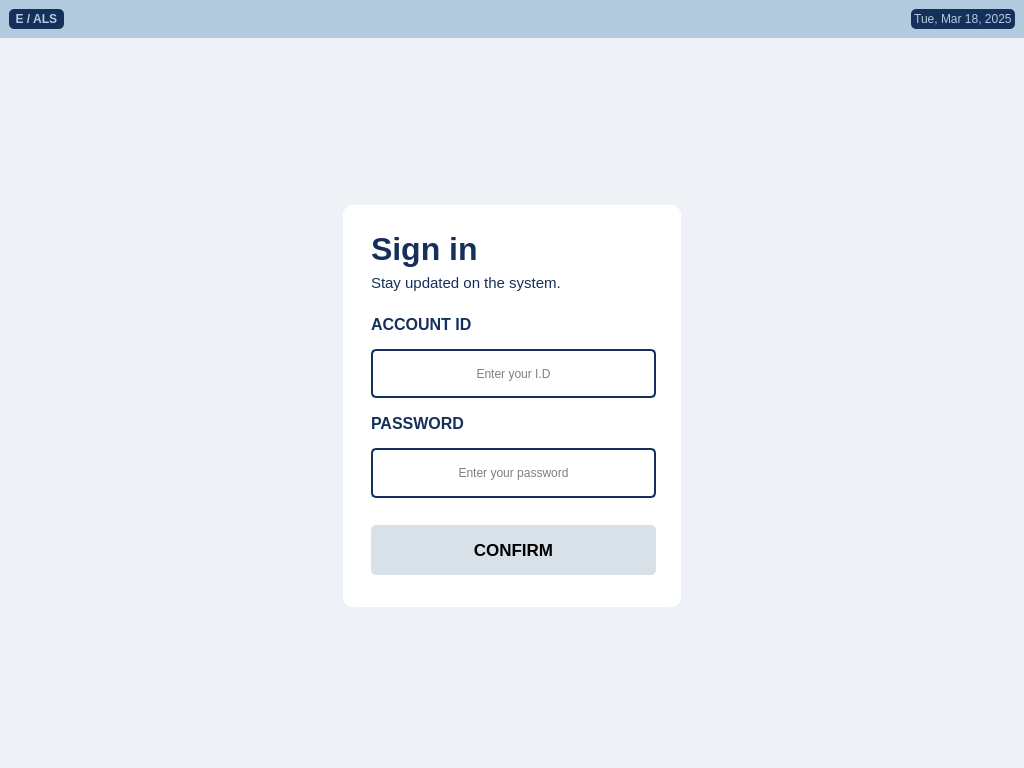
<?xml version="1.0" encoding="UTF-8"?>
<ui version="4.0">
 <class>MainWindow</class>
 <widget class="QMainWindow" name="MainWindow">
  <property name="geometry">
   <rect>
    <x>0</x>
    <y>0</y>
    <width>1024</width>
    <height>768</height>
   </rect>
  </property>
  <property name="windowTitle">
   <string>MainWindow</string>
  </property>
  <property name="styleSheet">
   <string notr="true">QMainWindow {
    background-image: url(&quot;C:/Users/maeve/Documents/GitHub/cpet8_group8_workspace/EALS UI/v0.2/resources/eals_log_bg.jpg&quot;);
    background-position: center;
    background-repeat: no-repeat;
    background-color: #eef1f6
}
</string>
  </property>
  <widget class="QWidget" name="centralwidget">
   <layout class="QGridLayout" name="gridLayout_3" rowstretch="0,2,0,5,2" columnstretch="4,4,4">
    <property name="leftMargin">
     <number>0</number>
    </property>
    <property name="topMargin">
     <number>0</number>
    </property>
    <property name="rightMargin">
     <number>0</number>
    </property>
    <property name="bottomMargin">
     <number>0</number>
    </property>
    <item row="4" column="1">
     <spacer name="verticalSpacer">
      <property name="orientation">
       <enum>Qt::Orientation::Vertical</enum>
      </property>
      <property name="sizeHint" stdset="0">
       <size>
        <width>20</width>
        <height>40</height>
       </size>
      </property>
     </spacer>
    </item>
    <item row="3" column="1">
     <widget class="QFrame" name="frame">
      <property name="sizePolicy">
       <sizepolicy hsizetype="MinimumExpanding" vsizetype="MinimumExpanding">
        <horstretch>0</horstretch>
        <verstretch>0</verstretch>
       </sizepolicy>
      </property>
      <property name="styleSheet">
       <string notr="true">QFrame  {
	background-color: rgb(255, 255, 255);
border-radius: 10px;
color: #15305b;

}
</string>
      </property>
      <property name="frameShape">
       <enum>QFrame::Shape::Box</enum>
      </property>
      <property name="frameShadow">
       <enum>QFrame::Shadow::Sunken</enum>
      </property>
      <layout class="QGridLayout" name="gridLayout_2">
       <property name="leftMargin">
        <number>18</number>
       </property>
       <property name="rightMargin">
        <number>15</number>
       </property>
       <property name="bottomMargin">
        <number>14</number>
       </property>
       <item row="0" column="0">
        <layout class="QGridLayout" name="gridLayout" rowstretch="0,2,0,1,2,2,0,0,2,2,0,2">
         <property name="leftMargin">
          <number>10</number>
         </property>
         <property name="topMargin">
          <number>10</number>
         </property>
         <property name="rightMargin">
          <number>10</number>
         </property>
         <property name="bottomMargin">
          <number>18</number>
         </property>
         <property name="spacing">
          <number>0</number>
         </property>
         <item row="8" column="0">
          <widget class="QLabel" name="label_4">
           <property name="sizePolicy">
            <sizepolicy hsizetype="Expanding" vsizetype="Expanding">
             <horstretch>0</horstretch>
             <verstretch>0</verstretch>
            </sizepolicy>
           </property>
           <property name="font">
            <font>
             <pointsize>12</pointsize>
             <bold>true</bold>
            </font>
           </property>
           <property name="text">
            <string>PASSWORD</string>
           </property>
          </widget>
         </item>
         <item row="11" column="0">
          <widget class="QPushButton" name="home_login_btn">
           <property name="sizePolicy">
            <sizepolicy hsizetype="Minimum" vsizetype="Expanding">
             <horstretch>0</horstretch>
             <verstretch>0</verstretch>
            </sizepolicy>
           </property>
           <property name="minimumSize">
            <size>
             <width>0</width>
             <height>40</height>
            </size>
           </property>
           <property name="font">
            <font>
             <pointsize>13</pointsize>
             <bold>true</bold>
             <kerning>false</kerning>
            </font>
           </property>
           <property name="styleSheet">
            <string notr="true">border-radius: 5px;
background-color: #d8e1e8;</string>
           </property>
           <property name="text">
            <string>CONFIRM</string>
           </property>
           <property name="checkable">
            <bool>false</bool>
           </property>
           <property name="flat">
            <bool>false</bool>
           </property>
          </widget>
         </item>
         <item row="9" column="0">
          <widget class="QLineEdit" name="home_pass_box">
           <property name="sizePolicy">
            <sizepolicy hsizetype="Expanding" vsizetype="Expanding">
             <horstretch>0</horstretch>
             <verstretch>0</verstretch>
            </sizepolicy>
           </property>
           <property name="minimumSize">
            <size>
             <width>0</width>
             <height>40</height>
            </size>
           </property>
           <property name="styleSheet">
            <string notr="true">background-color: rgb(255, 255, 255);
border: 2px solid #15305b;
border-radius: 5px;</string>
           </property>
           <property name="text">
            <string/>
           </property>
           <property name="echoMode">
            <enum>QLineEdit::EchoMode::Password</enum>
           </property>
           <property name="alignment">
            <set>Qt::AlignmentFlag::AlignCenter</set>
           </property>
           <property name="placeholderText">
            <string>Enter your password</string>
           </property>
           <property name="cursorMoveStyle">
            <enum>Qt::CursorMoveStyle::LogicalMoveStyle</enum>
           </property>
           <property name="clearButtonEnabled">
            <bool>true</bool>
           </property>
          </widget>
         </item>
         <item row="10" column="0">
          <spacer name="horizontalSpacer">
           <property name="orientation">
            <enum>Qt::Orientation::Horizontal</enum>
           </property>
           <property name="sizeHint" stdset="0">
            <size>
             <width>40</width>
             <height>27</height>
            </size>
           </property>
          </spacer>
         </item>
         <item row="5" column="0">
          <widget class="QLineEdit" name="home_id_box">
           <property name="sizePolicy">
            <sizepolicy hsizetype="Expanding" vsizetype="Expanding">
             <horstretch>0</horstretch>
             <verstretch>0</verstretch>
            </sizepolicy>
           </property>
           <property name="minimumSize">
            <size>
             <width>0</width>
             <height>40</height>
            </size>
           </property>
           <property name="styleSheet">
            <string notr="true">background-color: rgb(255, 255, 255);
border: 2px solid #15305b;
border-radius: 5px;</string>
           </property>
           <property name="alignment">
            <set>Qt::AlignmentFlag::AlignCenter</set>
           </property>
           <property name="placeholderText">
            <string>Enter your I.D</string>
           </property>
           <property name="clearButtonEnabled">
            <bool>true</bool>
           </property>
          </widget>
         </item>
         <item row="1" column="0">
          <widget class="QLabel" name="label_2">
           <property name="sizePolicy">
            <sizepolicy hsizetype="Expanding" vsizetype="Expanding">
             <horstretch>0</horstretch>
             <verstretch>0</verstretch>
            </sizepolicy>
           </property>
           <property name="font">
            <font>
             <pointsize>24</pointsize>
             <bold>true</bold>
             <kerning>true</kerning>
            </font>
           </property>
           <property name="styleSheet">
            <string notr="true">QLabel {
    font-size: 3vw;  /* Responsive font based on window width */
}
</string>
           </property>
           <property name="text">
            <string>Sign in</string>
           </property>
           <property name="scaledContents">
            <bool>true</bool>
           </property>
           <property name="wordWrap">
            <bool>false</bool>
           </property>
          </widget>
         </item>
         <item row="4" column="0">
          <widget class="QLabel" name="label_3">
           <property name="sizePolicy">
            <sizepolicy hsizetype="Expanding" vsizetype="Expanding">
             <horstretch>0</horstretch>
             <verstretch>0</verstretch>
            </sizepolicy>
           </property>
           <property name="font">
            <font>
             <pointsize>12</pointsize>
             <bold>true</bold>
             <kerning>true</kerning>
            </font>
           </property>
           <property name="text">
            <string>ACCOUNT ID</string>
           </property>
          </widget>
         </item>
         <item row="3" column="0">
          <widget class="QLabel" name="label">
           <property name="sizePolicy">
            <sizepolicy hsizetype="Expanding" vsizetype="Expanding">
             <horstretch>0</horstretch>
             <verstretch>0</verstretch>
            </sizepolicy>
           </property>
           <property name="font">
            <font>
             <pointsize>11</pointsize>
             <kerning>false</kerning>
            </font>
           </property>
           <property name="frameShape">
            <enum>QFrame::Shape::NoFrame</enum>
           </property>
           <property name="frameShadow">
            <enum>QFrame::Shadow::Plain</enum>
           </property>
           <property name="lineWidth">
            <number>1</number>
           </property>
           <property name="text">
            <string>Stay updated on the system.</string>
           </property>
           <property name="scaledContents">
            <bool>true</bool>
           </property>
           <property name="alignment">
            <set>Qt::AlignmentFlag::AlignLeading|Qt::AlignmentFlag::AlignLeft|Qt::AlignmentFlag::AlignTop</set>
           </property>
          </widget>
         </item>
        </layout>
       </item>
      </layout>
     </widget>
    </item>
    <item row="3" column="2">
     <spacer name="horizontalSpacer_5">
      <property name="orientation">
       <enum>Qt::Orientation::Horizontal</enum>
      </property>
      <property name="sizeHint" stdset="0">
       <size>
        <width>40</width>
        <height>20</height>
       </size>
      </property>
     </spacer>
    </item>
    <item row="0" column="0" colspan="3">
     <widget class="QWidget" name="widget" native="true">
      <property name="styleSheet">
       <string notr="true">background-color: rgb(255, 255, 255);background-color: #b2cbde;
color: #15305b;
</string>
      </property>
      <layout class="QHBoxLayout" name="horizontalLayout">
       <property name="spacing">
        <number>10</number>
       </property>
       <property name="topMargin">
        <number>9</number>
       </property>
       <property name="bottomMargin">
        <number>9</number>
       </property>
       <item>
        <widget class="QLabel" name="label_5">
         <property name="font">
          <font>
           <bold>true</bold>
          </font>
         </property>
         <property name="styleSheet">
          <string notr="true">background-color: rgb(21, 48, 91);
color: rgb(178, 203, 222);
border-radius: 5px;</string>
         </property>
         <property name="text">
          <string>  E / ALS  </string>
         </property>
        </widget>
       </item>
       <item>
        <spacer name="horizontalSpacer_2">
         <property name="orientation">
          <enum>Qt::Orientation::Horizontal</enum>
         </property>
         <property name="sizeHint" stdset="0">
          <size>
           <width>835</width>
           <height>20</height>
          </size>
         </property>
        </spacer>
       </item>
       <item>
        <widget class="QLabel" name="label_6">
         <property name="styleSheet">
          <string notr="true">background-color: rgb(21, 48, 91);
color: rgb(178, 203, 222);
border-radius: 5px;</string>
         </property>
         <property name="text">
          <string> Tue, Mar 18, 2025 </string>
         </property>
         <property name="alignment">
          <set>Qt::AlignmentFlag::AlignCenter</set>
         </property>
        </widget>
       </item>
      </layout>
     </widget>
    </item>
    <item row="3" column="0">
     <spacer name="horizontalSpacer_4">
      <property name="orientation">
       <enum>Qt::Orientation::Horizontal</enum>
      </property>
      <property name="sizeHint" stdset="0">
       <size>
        <width>40</width>
        <height>20</height>
       </size>
      </property>
     </spacer>
    </item>
    <item row="1" column="0" colspan="3">
     <spacer name="verticalSpacer_2">
      <property name="orientation">
       <enum>Qt::Orientation::Vertical</enum>
      </property>
      <property name="sizeHint" stdset="0">
       <size>
        <width>20</width>
        <height>40</height>
       </size>
      </property>
     </spacer>
    </item>
   </layout>
  </widget>
 </widget>
 <resources>
  <include location="resources/bg_logo.qrc"/>
 </resources>
 <connections/>
</ui>
